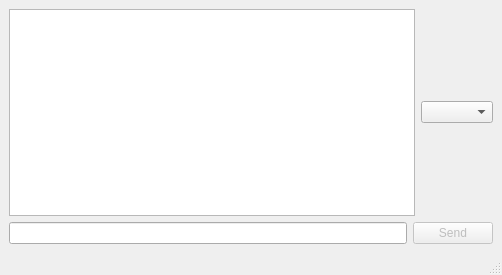
<?xml version="1.0" encoding="UTF-8"?>
<ui version="4.0">
 <class>MainWindow</class>
 <widget class="QMainWindow" name="MainWindow">
  <property name="geometry">
   <rect>
    <x>0</x>
    <y>0</y>
    <width>502</width>
    <height>275</height>
   </rect>
  </property>
  <property name="windowTitle">
   <string>MainWindow</string>
  </property>
  <widget class="QWidget" name="centralwidget">
   <layout class="QVBoxLayout" name="verticalLayout_2">
    <item>
     <layout class="QVBoxLayout" name="verticalLayout">
      <item>
       <layout class="QHBoxLayout" name="horizontalLayout">
        <item>
         <widget class="QTextBrowser" name="history"/>
        </item>
        <item>
         <widget class="QComboBox" name="options"/>
        </item>
       </layout>
      </item>
      <item>
       <layout class="QHBoxLayout" name="horizontalLayout_2">
        <item>
         <widget class="QLineEdit" name="message">
          <property name="enabled">
           <bool>true</bool>
          </property>
         </widget>
        </item>
        <item>
         <widget class="QPushButton" name="sendBtn">
          <property name="enabled">
           <bool>false</bool>
          </property>
          <property name="text">
           <string>Send</string>
          </property>
         </widget>
        </item>
       </layout>
      </item>
     </layout>
    </item>
   </layout>
  </widget>
  <widget class="QMenuBar" name="menubar">
   <property name="geometry">
    <rect>
     <x>0</x>
     <y>0</y>
     <width>502</width>
     <height>22</height>
    </rect>
   </property>
  </widget>
  <widget class="QStatusBar" name="statusbar"/>
 </widget>
 <tabstops>
  <tabstop>message</tabstop>
  <tabstop>sendBtn</tabstop>
  <tabstop>options</tabstop>
  <tabstop>history</tabstop>
 </tabstops>
 <resources/>
 <connections/>
</ui>
